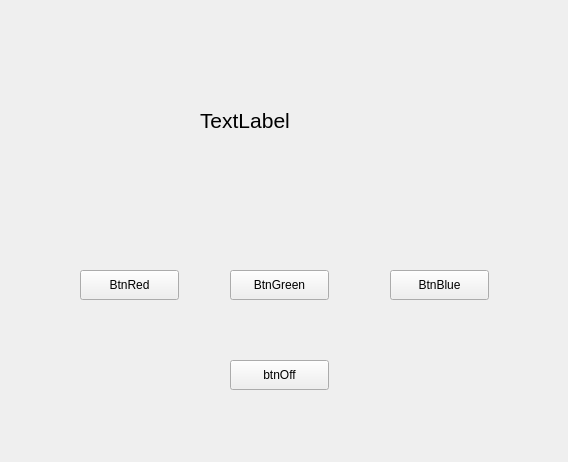
<?xml version="1.0" encoding="UTF-8"?>
<ui version="4.0">
 <class>Form</class>
 <widget class="QWidget" name="Form">
  <property name="geometry">
   <rect>
    <x>0</x>
    <y>0</y>
    <width>568</width>
    <height>462</height>
   </rect>
  </property>
  <property name="windowTitle">
   <string>Form</string>
  </property>
  <widget class="QLabel" name="label">
   <property name="geometry">
    <rect>
     <x>200</x>
     <y>100</y>
     <width>161</width>
     <height>41</height>
    </rect>
   </property>
   <property name="font">
    <font>
     <pointsize>16</pointsize>
    </font>
   </property>
   <property name="text">
    <string>TextLabel</string>
   </property>
  </widget>
  <widget class="QPushButton" name="BtnRed">
   <property name="geometry">
    <rect>
     <x>80</x>
     <y>270</y>
     <width>99</width>
     <height>30</height>
    </rect>
   </property>
   <property name="text">
    <string>BtnRed</string>
   </property>
  </widget>
  <widget class="QPushButton" name="BtnGreen">
   <property name="geometry">
    <rect>
     <x>230</x>
     <y>270</y>
     <width>99</width>
     <height>30</height>
    </rect>
   </property>
   <property name="text">
    <string>BtnGreen</string>
   </property>
  </widget>
  <widget class="QPushButton" name="BtnBlue">
   <property name="geometry">
    <rect>
     <x>390</x>
     <y>270</y>
     <width>99</width>
     <height>30</height>
    </rect>
   </property>
   <property name="text">
    <string>BtnBlue</string>
   </property>
  </widget>
  <widget class="QPushButton" name="BtnOff">
   <property name="geometry">
    <rect>
     <x>230</x>
     <y>360</y>
     <width>99</width>
     <height>30</height>
    </rect>
   </property>
   <property name="text">
    <string>btnOff</string>
   </property>
  </widget>
 </widget>
 <resources/>
 <connections>
  <connection>
   <sender>BtnRed</sender>
   <signal>clicked()</signal>
   <receiver>Form</receiver>
   <slot>btnRed()</slot>
   <hints>
    <hint type="sourcelabel">
     <x>130</x>
     <y>285</y>
    </hint>
    <hint type="destinationlabel">
     <x>133</x>
     <y>352</y>
    </hint>
   </hints>
  </connection>
  <connection>
   <sender>BtnGreen</sender>
   <signal>clicked()</signal>
   <receiver>Form</receiver>
   <slot>btnGreen()</slot>
   <hints>
    <hint type="sourcelabel">
     <x>275</x>
     <y>290</y>
    </hint>
    <hint type="destinationlabel">
     <x>277</x>
     <y>354</y>
    </hint>
   </hints>
  </connection>
  <connection>
   <sender>BtnBlue</sender>
   <signal>clicked()</signal>
   <receiver>Form</receiver>
   <slot>btnBlue()</slot>
   <hints>
    <hint type="sourcelabel">
     <x>438</x>
     <y>290</y>
    </hint>
    <hint type="destinationlabel">
     <x>439</x>
     <y>356</y>
    </hint>
   </hints>
  </connection>
  <connection>
   <sender>BtnOff</sender>
   <signal>clicked()</signal>
   <receiver>Form</receiver>
   <slot>btnOff()</slot>
   <hints>
    <hint type="sourcelabel">
     <x>278</x>
     <y>380</y>
    </hint>
    <hint type="destinationlabel">
     <x>279</x>
     <y>429</y>
    </hint>
   </hints>
  </connection>
 </connections>
 <slots>
  <slot>btnRed()</slot>
  <slot>btnGreen()</slot>
  <slot>btnBlue()</slot>
  <slot>btnOff()</slot>
 </slots>
</ui>
